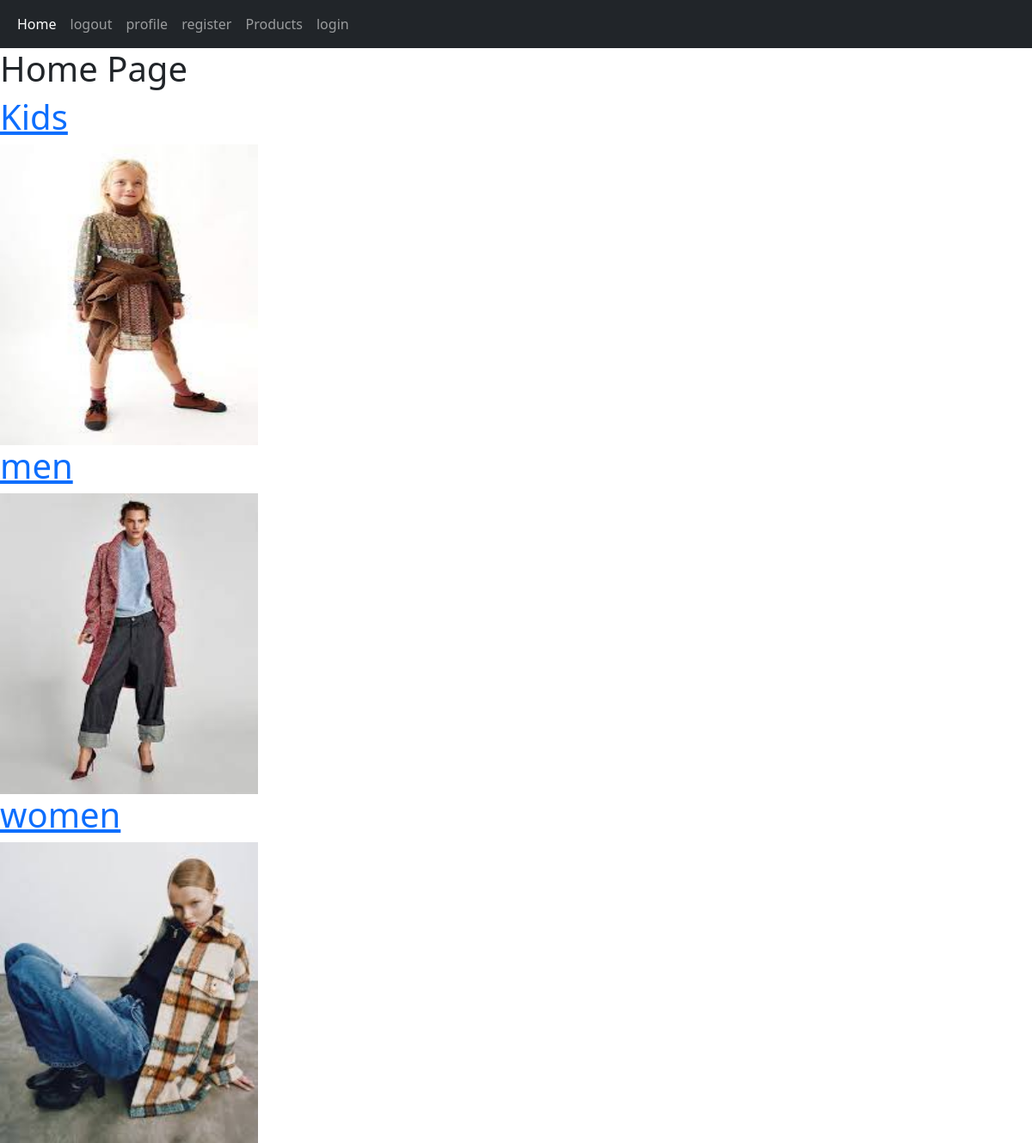
The page / on the database its author committed.
### home/models.py (models this page shows, shortened)
class Category(models.Model):
    name = models.CharField(max_length=200)
    create = models.DateTimeField(auto_now_add=True)
    update = models.DateTimeField(auto_now=True)
    slug = models.SlugField(allow_unicode=True,unique=True,null=True,blank=True)
    image = models.ImageField(upload_to='category')

### home/views.py (the view)
# urls.py: path('',views.home,name='home'),
def home(request):
    categoryw = Category.objects.all()
    return render(request,'home/home.html',{'categoryw':categoryw})

### home/templates/home/home.html (shortened to what this page needs)
{% extends 'base.html' %}
{% block body %}
    <h1>Home Page</h1>
    {% for cat in categoryw %}
        <h2><a href="{% url 'home:category' slug.id %}"><h1>{{ cat.name }}</h1></a></h2>
            <img src="{{ cat.image.url }}" alt="{{ cat.name }}" style="width: 300px; height: 350px;">
    {% endfor %}
{% endblock %}

### rows shown on the page
Category: name "Kids", image (picture)
Category: name "men", image (picture)
Category: name "women", image (picture)
